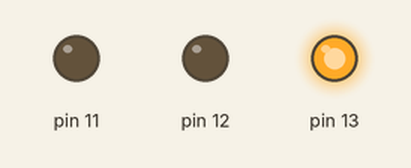
Bench run of a sketch on a simulated Arduino Uno, built with avr-gcc and run on an emulated ATmega328P. On the bench: output pins drawn as LEDs (lit = HIGH).

Above: at 1.5 s.
At 4.5 s:
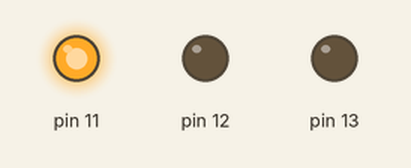
At 7.0 s:
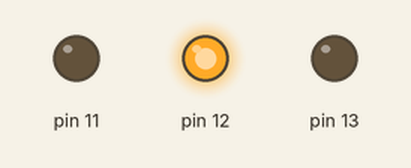
Timing chart, 0 to 10.4 s (numbered marks = the images above):
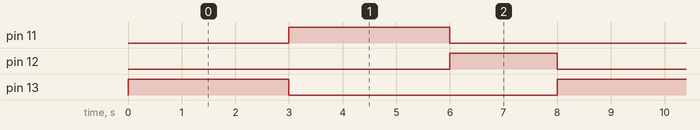

Measured:
- by itself, pin 11, pin 13: alternates HIGH for 3.0 s and LOW for 5.0 s
- by itself, pin 12: alternates HIGH for 2.0 s and LOW for 6.0 s
- by itself, everything shown: repeats every 8.0 s, in 4 steps

The sketch:

projetoSemaforo.ino
```cpp
void setup()
{
  pinMode(13, OUTPUT);
  pinMode(11, OUTPUT);
  pinMode(12, OUTPUT);
}

void loop()
{
  digitalWrite(13, HIGH);
  delay(3000); // Wait for 3000 millisecond(s)
  digitalWrite(13, LOW);
  digitalWrite(11, HIGH);
  delay(3000); // Wait for 3000 millisecond(s)
  digitalWrite(11, LOW);
  digitalWrite(12, HIGH);
  delay(2000); // Wait for 2000 millisecond(s)
  digitalWrite(12, LOW);
}
```
